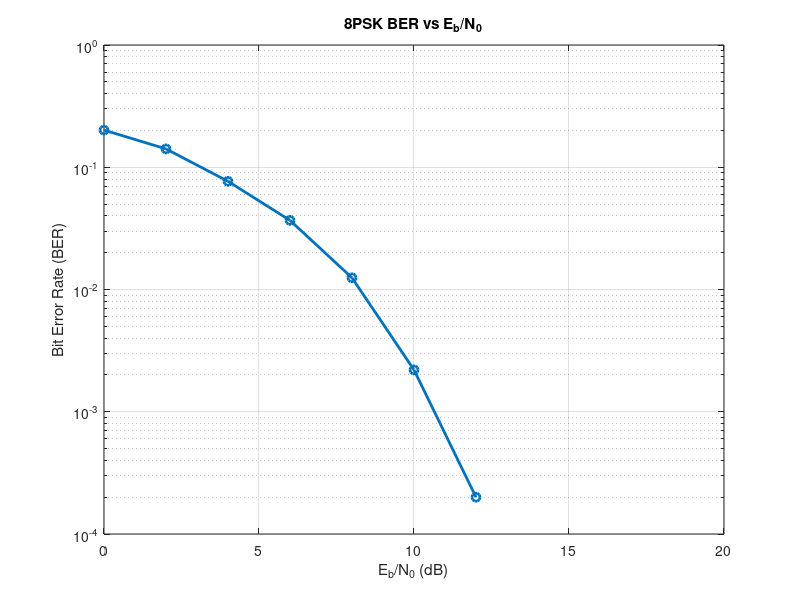

This figure's MATLAB source:
clear; clc;

M = 8;          % 8PSK
k = 3;          % bits per symbol
N = 30000;      % total bits

data = randi([0 1],N,1);

% reshape bits to symbols
bits = reshape(data,[],3);

% binary to decimal
symbols = bits(:,1)*4 + bits(:,2)*2 + bits(:,3);

% -------- 8PSK Modulation --------
theta = 2*pi*symbols/M;
tx = exp(1j*theta);

EbN0_dB = 0:2:20;

for n = 1:length(EbN0_dB)

    EbN0 = 10^(EbN0_dB(n)/10);

    EsN0 = k * EbN0;

    % noise variance
    sigma = sqrt(1/(2*EsN0));

    noise = sigma*(randn(size(tx)) + 1j*randn(size(tx)));

    rx = tx + noise;

    % -------- Demodulation --------
    phase = angle(rx);

    phase(phase<0) = phase(phase<0)+2*pi;

    demod = round(phase/(2*pi/M));
    demod(demod==8)=0;

    % decimal to bits
    b1 = floor(demod/4);
    b2 = floor(mod(demod,4)/2);
    b3 = mod(demod,2);

    bitsHat = [b1 b2 b3];
    bitsHat = bitsHat(:);

    ber(n) = sum(bitsHat~=data)/N;

end

% -------- Plot --------
semilogy(EbN0_dB, ber, '-o', 'LineWidth', 2)

grid on
xlabel('E_b/N_0 (dB)')
ylabel('Bit Error Rate (BER)')
title('8PSK BER vs E_b/N_0')
